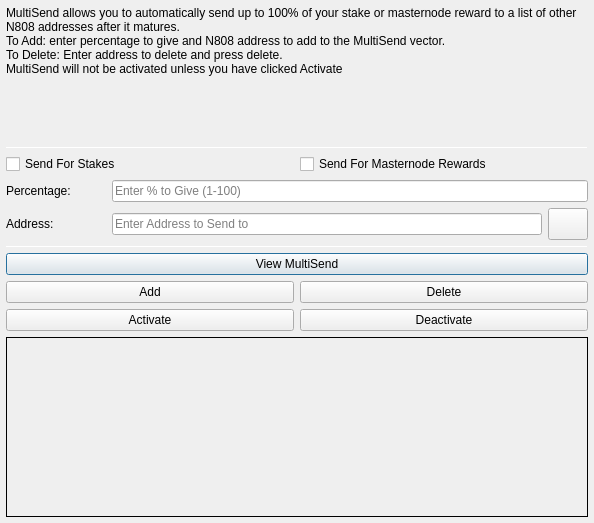
<?xml version="1.0" encoding="UTF-8"?>
<ui version="4.0">
 <class>MultiSendDialog</class>
 <widget class="QDialog" name="MultiSendDialog">
  <property name="windowModality">
   <enum>Qt::NonModal</enum>
  </property>
  <property name="geometry">
   <rect>
    <x>0</x>
    <y>0</y>
    <width>594</width>
    <height>523</height>
   </rect>
  </property>
  <property name="windowTitle">
   <string>MultiSend</string>
  </property>
  <layout class="QVBoxLayout" name="verticalLayout" stretch="0">
   <property name="leftMargin">
    <number>6</number>
   </property>
   <property name="topMargin">
    <number>6</number>
   </property>
   <property name="rightMargin">
    <number>6</number>
   </property>
   <property name="bottomMargin">
    <number>6</number>
   </property>
   <item>
    <layout class="QVBoxLayout" name="verticalLayout_Main" stretch="1,1,1,1,1,1">
     <item>
      <widget class="QLabel" name="label_2">
       <property name="lineWidth">
        <number>1</number>
       </property>
       <property name="text">
        <string>MultiSend allows you to automatically send up to 100% of your stake or masternode reward to a list of other N808 addresses after it matures.
To Add: enter percentage to give and N808 address to add to the MultiSend vector.
To Delete: Enter address to delete and press delete.
MultiSend will not be activated unless you have clicked Activate</string>
       </property>
       <property name="alignment">
        <set>Qt::AlignLeading|Qt::AlignLeft|Qt::AlignTop</set>
       </property>
       <property name="wordWrap">
        <bool>true</bool>
       </property>
      </widget>
     </item>
     <item>
      <widget class="Line" name="line">
       <property name="minimumSize">
        <size>
         <width>0</width>
         <height>1</height>
        </size>
       </property>
       <property name="maximumSize">
        <size>
         <width>16777215</width>
         <height>1</height>
        </size>
       </property>
       <property name="orientation">
        <enum>Qt::Horizontal</enum>
       </property>
      </widget>
     </item>
     <item>
      <layout class="QVBoxLayout" name="verticalLayout_Settings">
       <item>
        <layout class="QHBoxLayout" name="horizontalLayout">
         <item>
          <widget class="QCheckBox" name="multiSendStakeCheckBox">
           <property name="text">
            <string>Send For Stakes</string>
           </property>
          </widget>
         </item>
         <item>
          <widget class="QCheckBox" name="multiSendMasternodeCheckBox">
           <property name="text">
            <string>Send For Masternode Rewards</string>
           </property>
          </widget>
         </item>
        </layout>
       </item>
       <item>
        <layout class="QHBoxLayout" name="horizontalLayout_6">
         <item>
          <widget class="QLabel" name="label">
           <property name="minimumSize">
            <size>
             <width>100</width>
             <height>0</height>
            </size>
           </property>
           <property name="toolTip">
            <string>Percentage of stake to send</string>
           </property>
           <property name="text">
            <string>Percentage:</string>
           </property>
          </widget>
         </item>
         <item>
          <widget class="QLineEdit" name="multiSendPercentEdit">
           <property name="toolTip">
            <string>Enter whole numbers 1 - 100</string>
           </property>
           <property name="placeholderText">
            <string>Enter % to Give (1-100)</string>
           </property>
          </widget>
         </item>
        </layout>
       </item>
       <item>
        <layout class="QHBoxLayout" name="horizontalLayout_7">
         <item>
          <widget class="QLabel" name="label_5">
           <property name="minimumSize">
            <size>
             <width>100</width>
             <height>0</height>
            </size>
           </property>
           <property name="toolTip">
            <string>Address to send portion of stake to</string>
           </property>
           <property name="text">
            <string>Address:</string>
           </property>
          </widget>
         </item>
         <item>
          <widget class="QLineEdit" name="multiSendAddressEdit">
           <property name="toolTip">
            <string/>
           </property>
           <property name="placeholderText">
            <string>Enter Address to Send to</string>
           </property>
          </widget>
         </item>
         <item>
          <widget class="QPushButton" name="addressBookButton">
           <property name="maximumSize">
            <size>
             <width>16777215</width>
             <height>32</height>
            </size>
           </property>
           <property name="toolTip">
            <string>Choose an address from the address book</string>
           </property>
           <property name="text">
            <string/>
           </property>
           <property name="icon">
            <iconset resource="../new808coin.qrc">
             <normaloff>:/icons/address-book</normaloff>:/icons/address-book</iconset>
           </property>
           <property name="shortcut">
            <string>Alt+A</string>
           </property>
           <property name="autoDefault">
            <bool>false</bool>
           </property>
          </widget>
         </item>
        </layout>
       </item>
      </layout>
     </item>
     <item>
      <widget class="Line" name="line_2">
       <property name="minimumSize">
        <size>
         <width>0</width>
         <height>1</height>
        </size>
       </property>
       <property name="maximumSize">
        <size>
         <width>16777215</width>
         <height>1</height>
        </size>
       </property>
       <property name="orientation">
        <enum>Qt::Horizontal</enum>
       </property>
      </widget>
     </item>
     <item>
      <layout class="QVBoxLayout" name="verticalLayout_Buttons">
       <item>
        <layout class="QHBoxLayout" name="horizontalLayout_4">
         <item>
          <widget class="QPushButton" name="viewButton">
           <property name="toolTip">
            <string/>
           </property>
           <property name="statusTip">
            <string>View MultiSend Vector</string>
           </property>
           <property name="text">
            <string>View MultiSend</string>
           </property>
          </widget>
         </item>
        </layout>
       </item>
       <item>
        <layout class="QHBoxLayout" name="horizontalLayout_2">
         <item>
          <widget class="QPushButton" name="addButton">
           <property name="toolTip">
            <string/>
           </property>
           <property name="statusTip">
            <string>Add to MultiSend Vector</string>
           </property>
           <property name="text">
            <string>Add</string>
           </property>
          </widget>
         </item>
         <item>
          <widget class="QPushButton" name="deleteButton">
           <property name="toolTip">
            <string/>
           </property>
           <property name="statusTip">
            <string>Delete Address From MultiSend Vector</string>
           </property>
           <property name="text">
            <string>Delete</string>
           </property>
          </widget>
         </item>
        </layout>
       </item>
       <item>
        <layout class="QHBoxLayout" name="horizontalLayout_5">
         <item>
          <widget class="QPushButton" name="activateButton">
           <property name="statusTip">
            <string>Activate MultiSend</string>
           </property>
           <property name="text">
            <string>Activate</string>
           </property>
          </widget>
         </item>
         <item>
          <widget class="QPushButton" name="disableButton">
           <property name="statusTip">
            <string>Deactivate MultiSend</string>
           </property>
           <property name="text">
            <string>Deactivate</string>
           </property>
          </widget>
         </item>
        </layout>
       </item>
      </layout>
     </item>
     <item>
      <widget class="QLabel" name="message">
       <property name="minimumSize">
        <size>
         <width>0</width>
         <height>180</height>
        </size>
       </property>
       <property name="frameShape">
        <enum>QFrame::Panel</enum>
       </property>
       <property name="frameShadow">
        <enum>QFrame::Plain</enum>
       </property>
       <property name="lineWidth">
        <number>1</number>
       </property>
       <property name="midLineWidth">
        <number>1</number>
       </property>
       <property name="text">
        <string/>
       </property>
       <property name="alignment">
        <set>Qt::AlignLeading|Qt::AlignLeft|Qt::AlignTop</set>
       </property>
       <property name="wordWrap">
        <bool>true</bool>
       </property>
      </widget>
     </item>
    </layout>
   </item>
  </layout>
 </widget>
 <resources>
  <include location="../new808coin.qrc"/>
 </resources>
 <connections/>
</ui>
